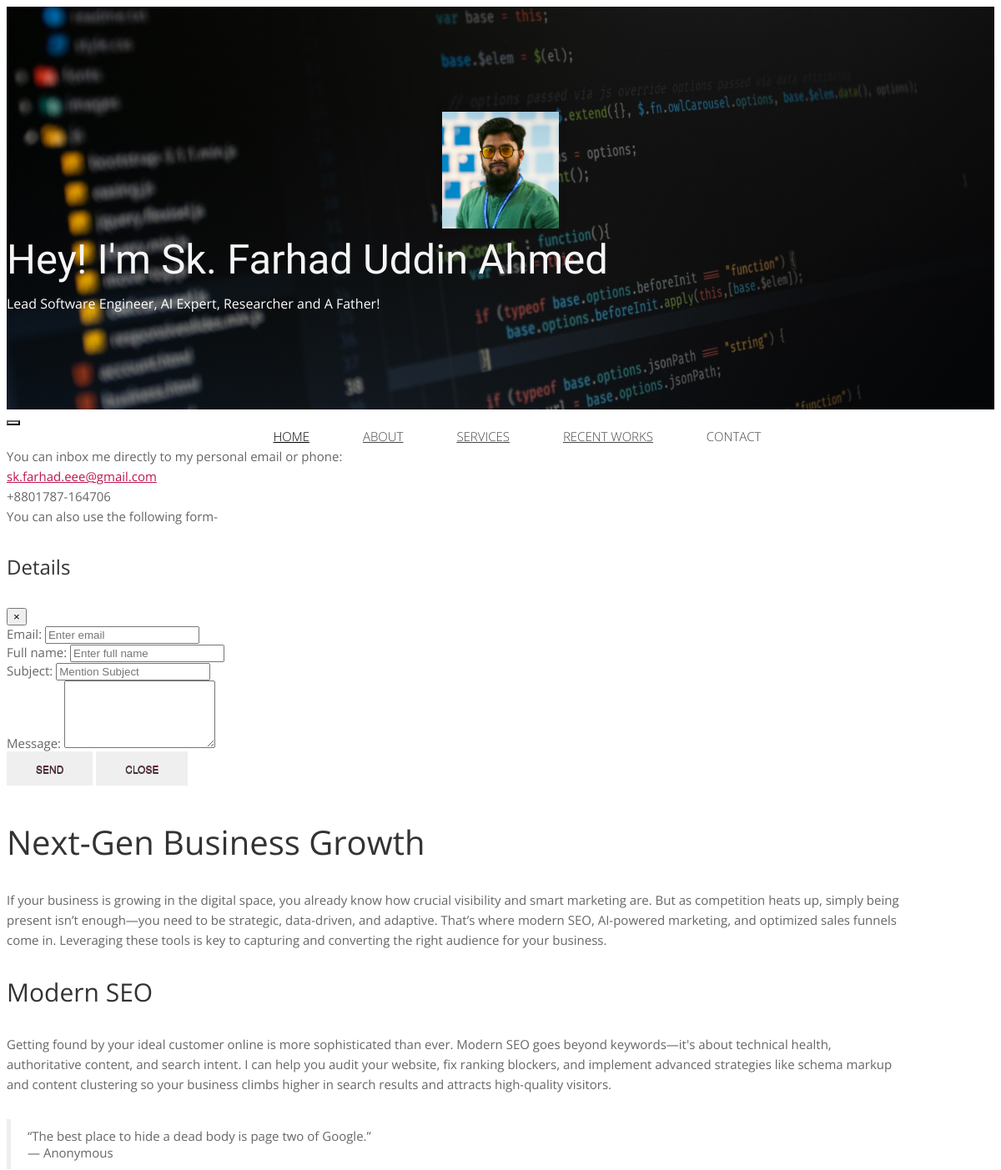
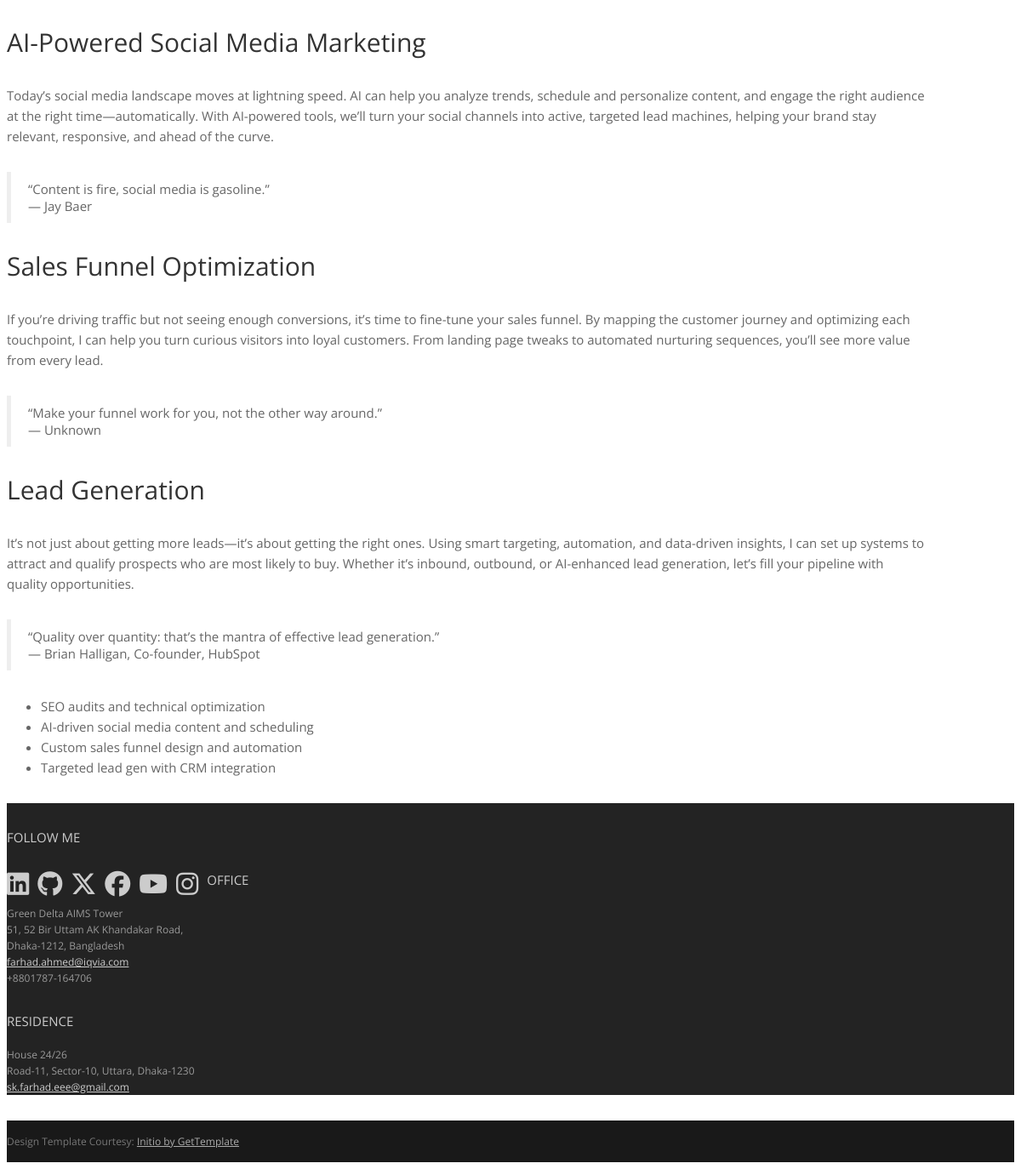
/website/service-details/?id=4, run on the app's committed database (2 pictures, top to bottom).
### apps/portfolio/models.py (models this page shows)
class Service(models.Model):
    title = models.CharField(max_length=128, blank=True)
    description = models.TextField(null=True, blank=True)
    body_text = models.TextField(null=True, blank=True)
    side_para_top = models.TextField(null=True, blank=True)
    side_para_middle = models.TextField(null=True, blank=True)
    side_para_bottom = models.TextField(null=True, blank=True)
    image_url = models.URLField(null=True, blank=True)
    video_url = models.URLField(null=True, blank=True)
    image_path = models.ImageField(upload_to="para_images/", blank=True, null=True)
    serial = models.SmallIntegerField(default=0)
    show = models.BooleanField(default=True)

### apps/website/views.py (the view)
# urls.py: path('service-details/', ServiceDetailsPage.as_view(), name='service-details'),
class ServiceDetailsPage(DetailsPage):
    ObjModel = Service
    template_path = 'website/service_details.html'
    url_suffix = 'service_details'

### apps/website/helpers.py (called while the page is built)
def get_url(request, prefix, uri):
    return request.build_absolute_uri(prefix + uri)

def get_nav_urls(request):
    context = {
        'home': get_url(request, '/website/', 'home/'),
        'about': get_url(request, '/website/', 'about/'),
        'blog_post': get_url(request, '/website/', 'blog-post/'),
        'sidebar_left': get_url(request, '/website/', 'sidebar-left/'),
        'sidebar_right': get_url(request, '/website/', 'sidebar-right/'),
        'blog': get_url(request, '/website/', 'blog/'),
        'service_details': get_url(request, '/website/', 'service-details/'),
        'work_details': get_url(request, '/website/', 'work-details/'),
    }
    return context

### apps/website/views.py (called while the page is built)
    def get_context(self, request):
        return get_nav_urls(request)

    def get(self, request, format=None):
        obj_id = request.GET.get('id', False)
        obj_values = self.ObjModel.objects.filter(id=obj_id).values()[0]
        context = self.get_context(request)
        context.update({
            self.url_suffix: obj_values
        })
        return render(request, self.template_path, context={'context': context}, status=200)

### apps/website/templates/website/service_details.html (shortened to what this page needs)
{% extends 'website/base.html' %}
{% block content %}
    <main id="main">
        <div class="container">
            <div class="row topspace">
                <article class="col-sm-8 maincontent">
                    <header class="page-header">
                        <h1 class="page-title">
                            {{ context.service_details.title }}
                        </h1>
                    </header>
                    <div>{{ context.service_details.body_text|safe }}</div>
                </article>
            </div>
        </div>
    </main>
{% endblock content %}

### apps/website/static/website/initio/assets/css/styles.css (style rules this page uses)
html { font-size: 100%; }
body { font-size: 15px; font-size: 0.9375rem; font-family: "Open sans", Helvetica, Arial, sans-serif; color: #666666; padding: 0; }
.topspace { margin-top: 40px; }
p { line-height: 1.6em; margin: 0 0 30px 0; }
ul, ol { line-height: 1.6em; margin: 0 0 30px 0; }
blockquote { padding: 10px 20px; margin: 0 0 30px; border-left: 5px solid #eee; }
h1, h2, h3, h4, h5, h6, .h1, .h2, .h3, .h4, .h5, .h6 { font-family: "Open sans", Helvetica, Arial, sans-serif; font-weight: 400; color: #333333; }
h1 { font-size: 40px; font-size: 2.5rem; }
h3 { font-size: 30px; font-size: 1.875rem; }
.page-header { padding-bottom: 0; margin: 0; border-bottom: none; text-align: left; }
.page-header .page-title { margin-top: 0; margin-bottom: 30px; }
@media (min-width: 1200px) { .container { max-width: 1080px; } }

### data on the page
Service: service_details "Next-Gen Business Growth", service_details.body_text "If your business is growing in the digital space, you already know how crucial visibility and smart marketing are. But as competition heats up, simply being present isn’t enough—you need to be strategic, data-driven, and adaptive. That’s where modern SEO, AI-powered marketing, and optimized sales funnels come in. Leveraging these tools is key to capturing and converting the right audience for your business. Modern SEO Getting found by your ideal customer online is more sophisticated than ever. Modern SEO goes beyond keywords—it's about technical health, authoritative content, and search intent. I can help you audit your website, fix ranking blockers, and implement advanced strategies like…"
